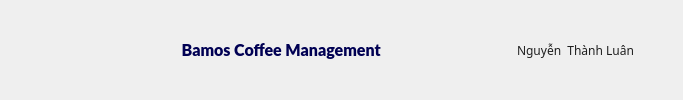
     <widget class="QWidget" name="widget_5" native="true">
      <property name="styleSheet">
       <string notr="true">border-color: rgb(171, 255, 202);</string>
      </property>
      <layout class="QGridLayout" name="gridLayout_10">
       <item row="0" column="1">
        <spacer name="horizontalSpacer_3">
         <property name="orientation">
          <enum>Qt::Horizontal</enum>
         </property>
         <property name="sizeHint" stdset="0">
          <size>
           <width>129</width>
           <height>17</height>
          </size>
         </property>
        </spacer>
       </item>
       <item row="0" column="2">
        <widget class="QLabel" name="label_10">
         <property name="font">
          <font>
           <family>Lato Black</family>
           <pointsize>12</pointsize>
           <weight>50</weight>
           <bold>false</bold>
          </font>
         </property>
         <property name="styleSheet">
          <string notr="true">color: rgb(0, 0, 83);</string>
         </property>
         <property name="text">
          <string> Bamos Coffee Management</string>
         </property>
        </widget>
       </item>
       <item row="0" column="0">
        <widget class="QPushButton" name="pushButton_Menu_2">
         <property name="styleSheet">
          <string notr="true">border : none;</string>
         </property>
         <property name="text">
          <string/>
         </property>
         <property name="icon">
          <iconset>
           <normaloff>Icon/slidebar-left_ic.png</normaloff>Icon/slidebar-left_ic.png</iconset>
         </property>
         <property name="iconSize">
          <size>
           <width>30</width>
           <height>30</height>
          </size>
         </property>
         <property name="checkable">
          <bool>true</bool>
         </property>
        </widget>
       </item>
       <item row="0" column="3">
        <spacer name="horizontalSpacer">
         <property name="orientation">
          <enum>Qt::Horizontal</enum>
         </property>
         <property name="sizeHint" stdset="0">
          <size>
           <width>129</width>
           <height>17</height>
          </size>
         </property>
        </spacer>
       </item>
       <item row="0" column="5">
        <widget class="QPushButton" name="pushButton_Profile_2">
         <property name="styleSheet">
          <string notr="true">border : none;</string>
         </property>
         <property name="text">
          <string/>
         </property>
         <property name="icon">
          <iconset>
           <normaloff>Icon/ic_profile.png</normaloff>Icon/ic_profile.png</iconset>
         </property>
         <property name="iconSize">
          <size>
           <width>40</width>
           <height>40</height>
          </size>
         </property>
        </widget>
       </item>
       <item row="0" column="4">
        <widget class="QLabel" name="label_8">
         <property name="font">
          <font>
           <family>PoetsenOne</family>
           <weight>50</weight>
           <bold>false</bold>
          </font>
         </property>
         <property name="styleSheet">
          <string notr="true">color: rgb(31, 31, 31);</string>
         </property>
         <property name="text">
          <string>Nguyễn  Thành Luân</string>
         </property>
        </widget>
       </item>
      </layout>
     </widget>
